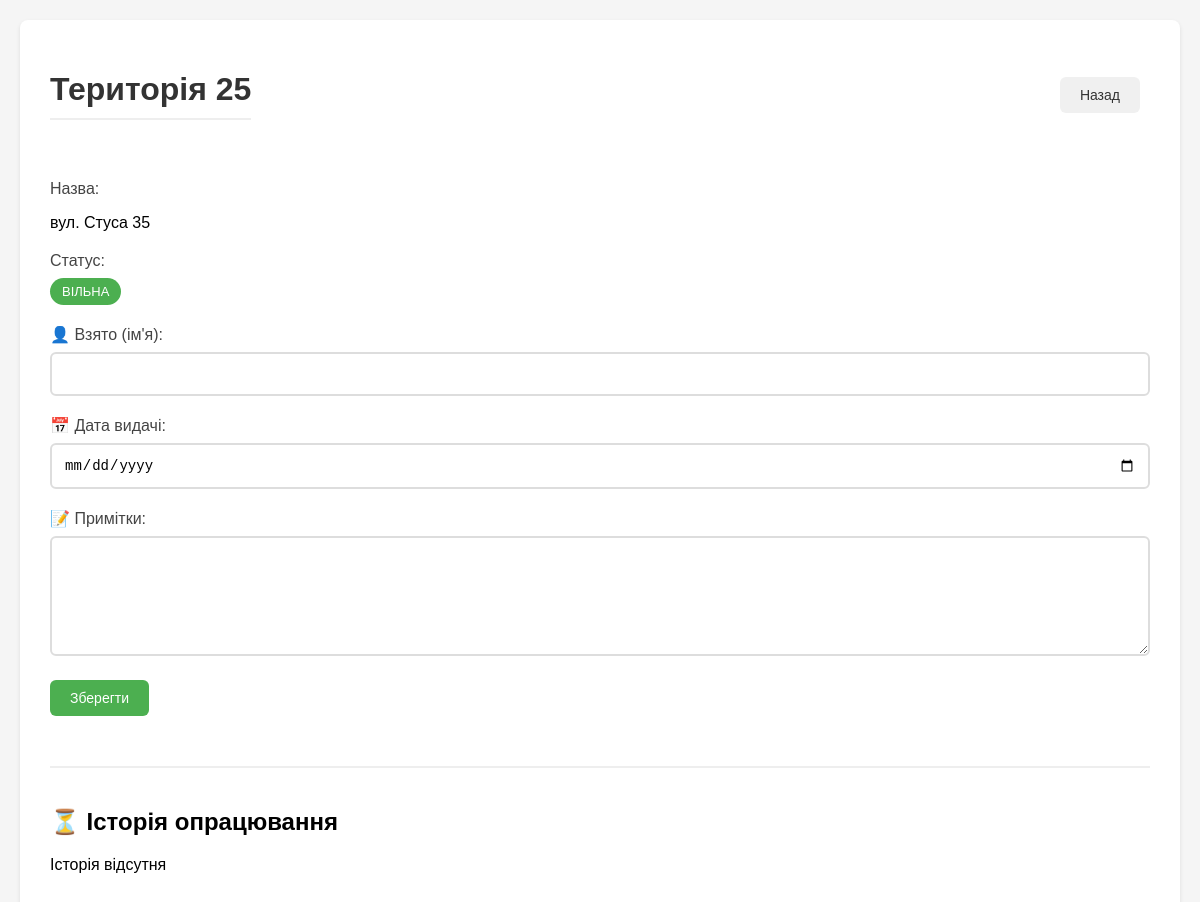
The page /update/25 (signed in) on the database its author committed.
### tables this page shows
CREATE TABLE "territories" (
                id INTEGER PRIMARY KEY,
                name TEXT,
                custom_name TEXT,
                status TEXT,
                taken_by TEXT,
                date_taken TEXT,
                date_due TEXT,
                notes TEXT
            );

### app.py (the view, shortened to what this page needs)
@app.route('/update/<territory_id>', methods=['GET', 'POST'])
def update_territory(territory_id):
    if not session.get('logged_in'):
        return redirect(url_for('login'))
    if request.method == 'POST' and session.get('role') != 'admin':
        return "Немає прав для редагування", 403
    try:
        territory_id = int(territory_id)
    except ValueError:
        return "Неправильний формат номера території", 400
    try:
        territory = db.get_territory(territory_id)
        if not territory:
            return "Територію не знайдено", 404
        history = db.get_territory_history(territory_id)
        now = datetime.now()
        return render_template('update.html',
                            territory=territory,
                            history=history,
                            now=now,
                            is_admin=(session.get('role') == 'admin'))
    except Exception as e:
        logger.error(f"Помилка при отриманні даних території {territory_id}: {str(e)}")
        return f"Помилка при отриманні даних території: {str(e)}", 500

### templates/update.html (shortened to what this page needs)
<!DOCTYPE html>
<html lang="uk">
<head>
    <link rel="stylesheet" href="{{ url_for('static', filename='css/style.css') }}">
</head>
<body>
    <div class="container">
        <div class="header-actions">
            <h1>Територія {{ territory['id'] }}</h1>
            <a href="{{ url_for('index') }}" class="btn btn-secondary">Назад</a>
        </div>
        <div class="territory-info-section">
            <div class="form-group">
                <label>Назва:</label>
                <p class="info-text">{{ territory['name'] }}</p>
            </div>
            <div class="form-group">
                <label>Статус:</label>
                <span class="status-label {% if territory['status'] == 'Вільна' %}status-free{% else %}status-taken{% endif %}">
                    {{ territory['status'] }}
                </span>
            </div>
            {% if is_admin %}
            <form method="POST" class="edit-form">
                <div class="form-group">
                    <label for="taken_by">👤 Взято (ім'я):</label>
                    <input type="text" id="taken_by" name="taken_by" value="{{ territory['taken_by'] }}" class="form-control">
                </div>
                <div class="form-group">
                    <label for="date_taken">📅 Дата видачі:</label>
                    <input type="date" id="date_taken" name="date_taken"
                           value="{{ territory['date_taken'].split('.')[2] }}-{{ territory['date_taken'].split('.')[1] }}-{{ territory['date_taken'].split('.')[0] if territory['date_taken'] else '' }}"
                           class="form-control">
                </div>
                <div class="form-group">
                    <label for="notes">📝 Примітки:</label>
                    <textarea id="notes" name="notes" class="form-control">{{ territory['notes'] }}</textarea>
                </div>
                <button type="submit" class="btn btn-primary">Зберегти</button>
            </form>
            {% endif %}
        </div>
        <div class="history-section">
            <div class="history-header">
                <h2>⏳ Історія опрацювання</h2>
            </div>
            {% if history %}
                {% for record in history %}
                <div class="history-item">
                    <p><strong>👤 Взято:</strong> {{ record['taken_by'] }}</p>
                    <p><strong>📅 Дата видачі:</strong> {{ record['date_taken'] }}</p>
                    <p><strong>✅ Фактична дата здачі:</strong> {{ record['date_returned'] }}</p>
                </div>
                {% endfor %}
            {% else %}
                <p class="no-history">Історія відсутня</p>
            {% endif %}
        </div>
    </div>
</body>
</html>

### static/css/style.css (style rules this page uses)
body { font-family: Arial, sans-serif; margin: 0; padding: 20px; background-color: #f5f5f5; }
.container { max-width: 1200px; margin: 0 auto; background: white; padding: 30px; border-radius: 8px; box-shadow: 0 2px 4px rgba(0,0,0,0.1); }
h1 { color: #333; margin-bottom: 30px; padding-bottom: 10px; border-bottom: 2px solid #eee; }
label, h2 { display: flex !important; align-items: center; gap: 8px; }
.btn { display: inline-block; padding: 10px 20px; border: none; border-radius: 6px; cursor: pointer; text-decoration: none; font-size: 14px; font-weight: 500; transition: all 0.2s ease; margin-right: 10px; margin-bottom: 10px; }
.btn-primary { background: #4CAF50; color: white; }
.btn-secondary { background: #f0f0f0; color: #333; }
.form-group { margin-bottom: 20px; }
label { display: block; margin-bottom: 8px; color: #444; font-weight: 500; }
input[type="text"], input[type="date"], textarea { width: 100%; padding: 12px; border: 2px solid #ddd; border-radius: 6px; box-sizing: border-box; font-size: 14px; transition: border-color 0.2s ease; }
textarea { height: 120px; resize: vertical; }
.history-section { margin-top: 40px; padding-top: 20px; border-top: 2px solid #eee; }
.status-label { display: inline-block; padding: 6px 12px; border-radius: 20px; font-size: 13px; font-weight: 500; text-transform: uppercase; }
.status-free { background: #4CAF50; color: white; }
.header-actions { display: flex; justify-content: space-between; align-items: center; margin-bottom: 30px; }

### rows shown on the page
territories: id "25", name "вул. Стуса 35", status "ВІЛЬНА"
